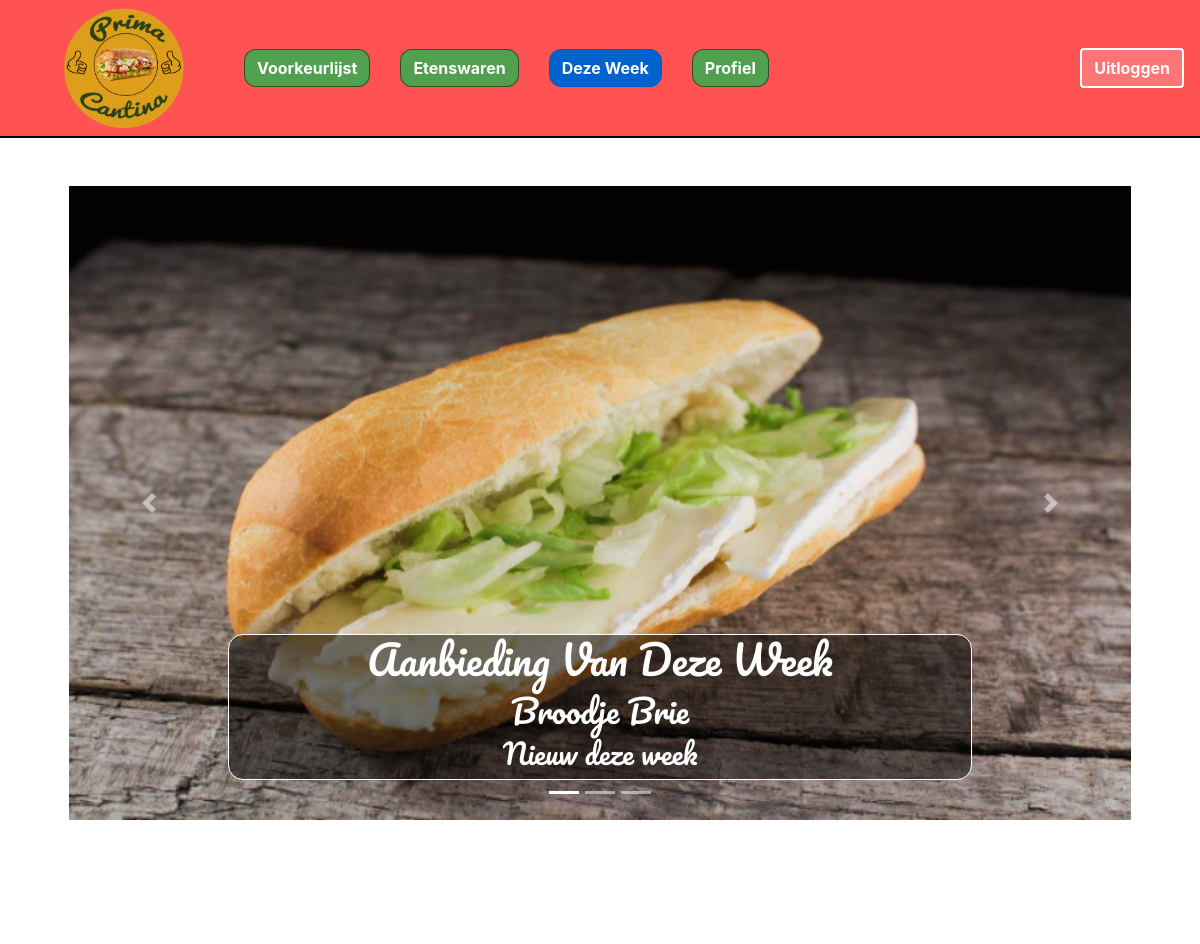
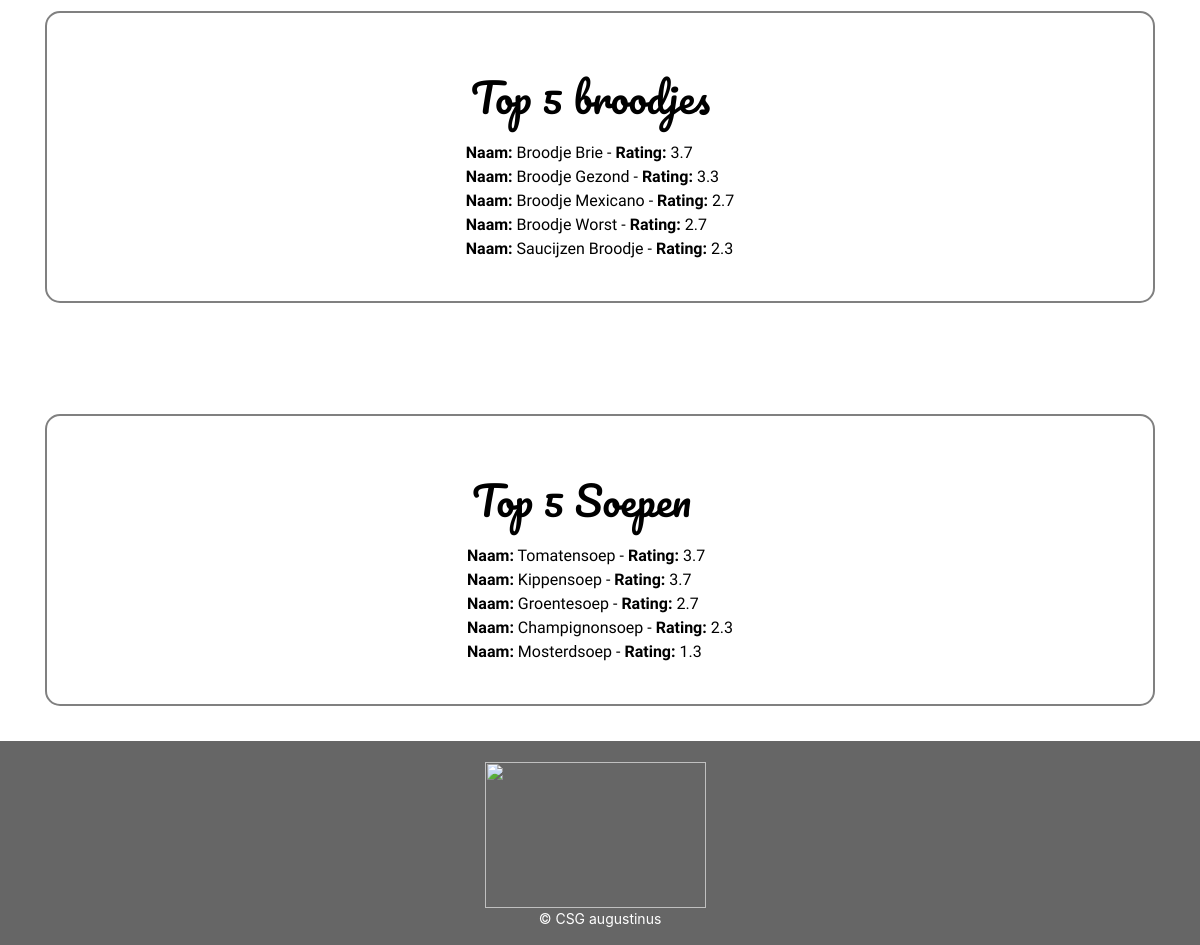
/websitesql/dezeweek.php, run on the app's committed database (2 pictures, top to bottom).
### tables this page shows
CREATE TABLE IF NOT EXISTS `Rating` (
  `rating_id` int(11) NOT NULL AUTO_INCREMENT,
  `broodjes_id` int(11) NOT NULL,
  `rating` int(11) NOT NULL,
  PRIMARY KEY (`rating_id`)
);

CREATE TABLE IF NOT EXISTS `Broodjes` (
  `broodjes_id` int(11) NOT NULL AUTO_INCREMENT,
  `Naam` varchar(50) NOT NULL,
  `Vegetarisch` int(11) NOT NULL,
  `prijs` int(11) NOT NULL,
  PRIMARY KEY (`broodjes_id`)
);

### websitesql/dezeweek.php (the view, shortened to what this page needs)
<?php
$db="jojojo";
$dbverbinding=mysqli_connect("localhost","root","",$db);
for($A=1;$A<13;$A++){
  $rekenquery[$A]= "SELECT AVG(rating) FROM voorkeurslijst WHERE broodjes_id = '".$A."'";
  $resultaatrekenquery[$A] = mysqli_query($dbverbinding, $rekenquery[$A]);
  while($row = $resultaatrekenquery[$A]->fetch_assoc()) {
    $rating[$A]=$row["AVG(rating)"]*1000;
  }
  $ratingquery[$A]= "UPDATE Rating SET rating='".$rating[$A]."' WHERE broodjes_id='".$A."'";
  mysqli_query($dbverbinding, $ratingquery[$A]);
}
?>
<!doctype html>
<html lang="en">
  <head>
  <link rel="stylesheet" type="text/css" href="primacantina.css">
    <link rel="stylesheet" href="https://maxcdn.bootstrapcdn.com/bootstrap/4.0.0-beta.2/css/bootstrap.min.css">
  </head>
  <body>
      <nav class="navbar navbar-expand-lg navbar-light">
          <a class="navbar-logo" href="primacantina.php">
        <img src="foto/Prima1.png" width="213" height="120" class="d-inline-block align-top" >
    </a>
  <div class="collapse navbar-collapse" id="navbarTogglerDemo03">
    <ul class="navbar-nav mr-auto mt-2 mt-lg-0">
      <li class="nav-item active">
        <a id="navwoord" class="btn btn-primary" href="voorkeur.html">Voorkeurlijst <span class="sr-only">(current)</span></a>
      </li>
      <li class="nav-item">
        <a id="navwoord" class="btn btn-primary" href="etenswaren.php">Etenswaren</a>
      </li>
      <li class="nav-item">
        <a id="navwoord" class="btn btn-primary active" href="dezeweek.php">Deze Week</a>
      </li>
      <li class="nav-item">
        <a id="navwoord" class="btn btn-primary" href="profiel.php">Profiel</a>
      </li>
    </ul>
    <div class="loguit">
    <form class="form-inline my-2 my-lg-0">
      <a class="btn btn-outline-success2"  href="loguit.php">Uitloggen</a>
    </form>
    </div>
  </div>
</nav>
     <div class="container" id="jumboweek">
      <div class="bg-faded p-4 my-4">
        <div id="carouselExampleIndicators" class="carousel slide" data-ride="carousel">
          <ul class="carousel-indicators">
            <li data-target="#carouselExampleIndicators" data-slide-to="0" class="active"></li>
            <li data-target="#carouselExampleIndicators" data-slide-to="1"></li>
            <li data-target="#carouselExampleIndicators" data-slide-to="2"></li>
          </ul>
          <div class="carousel-inner" role="listbox">
            <div class="carousel-item active">
              <img class="d-block img-fluid w-100" src="foto/briecarousel.jpg" alt="">
              <div class="carousel-caption d-md-block">
              <div class="achtergrondcarousel">
               <h1 class="text-shadow" id="aanbieding">Aanbieding Van Deze Week</h1>
             <h2 class="text-shadow">Broodje Brie</h2>
                <h3 class="text-shadow">Nieuw deze week</h3>
                </div>
              </div>
            </div>
          </div>
          <a class="carousel-control-prev" href="#carouselExampleIndicators" role="button" data-slide="prev">
            <span class="carousel-control-prev-icon" aria-hidden="true"></span>
          </a>
          <a class="carousel-control-next" href="#carouselExampleIndicators" role="button" data-slide="next">
            <span class="carousel-control-next-icon" aria-hidden="true"></span>
          </a>
        </div>
        </div>
        </div>
        <section  class="container">
    <div class="intro">
      <div class="titel">
    <div class="row">
              <h1 id="titelweek">Top 5 broodjes</h1>
     </div>
            <?php
         $top5broodjesquery="SELECT rating,Naam FROM Rating,Broodjes WHERE Rating.broodjes_id>=1 AND Rating.broodjes_id<=5  AND Rating.broodjes_id=Broodjes.broodjes_id ORDER BY rating DESC LIMIT 5";
  $resultaattop5broodjesquery= mysqli_query($dbverbinding, $top5broodjesquery);
if (mysqli_num_rows($resultaattop5broodjesquery) > 0) {
    while($row = mysqli_fetch_assoc($resultaattop5broodjesquery)) {
      $Rating=$row["rating"]/1000;
      $Naam=$row["Naam"];
        echo "<b>Naam:</b> " . $Naam. " - <b>Rating:</b> " . round($Rating,1). "<br>";
    }
} else {
    echo "0 results";
}
?>
        </div>
       </div>
        </section>
       <section  class="container">
    <div class="intro">
      <div class="titel">
    <div class="row">
              <h1 id="titelweek">Top 5 Soepen</h1>
     </div>
     <?php
         $top5soepenquery="SELECT rating,Naam FROM Rating,Broodjes WHERE Rating.broodjes_id>=8 AND Rating.broodjes_id<=12  AND Rating.broodjes_id=Broodjes.broodjes_id ORDER BY rating DESC LIMIT 5";
  $resultaattop5soepenquery= mysqli_query($dbverbinding, $top5soepenquery);
if (mysqli_num_rows($resultaattop5soepenquery) > 0) {
    while($row = mysqli_fetch_assoc($resultaattop5soepenquery)) {
      $Rating=$row["rating"]/1000;
      $Naam=$row["Naam"];
        echo "<b>Naam:</b> " . $Naam. " - <b>Rating:    </b> "   .  round($Rating,1). "<br>";
    }
} else {
    echo "0 results";
}
?>
        </div>
       </div>
        </section>
  </body>
  <section class="footer">
  <footer>
      <div class="container">
        <div class="row">
          <div class="col-lg-8 col-md-10 mx-auto">
            <p class="copyright">
              <a class="csg" href="http://www.csg.nl/">
              <div class="copyright">
              <img src="http://www.csg.nl/build/img/logo.svg" width="221" height="146">
              </a>
              <br>
              &copy; CSG augustinus</p>
              </div>
          </div>
        </div>
    </footer>
   </section>
</html>

### websitesql/primacantina.css (style rules this page uses)
body { font-family: 'Pacifico', cursive; font-family: 'Rokkitt', serif; background-image: url("foto/achtergrond2.jpg"); background-size: cover; margin:0; position: relative; }
.navbar-logo { font-family: 'Pacifico', cursive; font-size: 30px; color: #000000; }
.navbar { background-color: rgba(255,10,10,0.7); border-bottom: 2px solid #000000; }
.btn.btn-primary { background-color: #50a050; border-color: rgba(0,0,0,0.5); color: #ffffff; font-weight: bold; margin: 15px; display: flex; flex-wrap: wrap; border-radius: 12px; }
.intro { font-family: 'Rokkitt', serif; display:flex; flex-wrap:wrap; justify-content:center; color:#000000; background-color: rgba(255,255,255,0.9); border: 2px solid gray; padding: 40px; margin-top:10%; border-radius: 15px; }
footer { background-color: rgba(0,0,0,0.6); margin-top: 35px; background-size:cover; position: ; left: 0; bottom: 0; width: 100%; text-align: center; }
footer .copyright { font-size: 14px; color: #ffffff; margin-bottom: 0; text-align: center; }
.csg { padding-right: 10px; }
.footer { margin-bottom:0px; }
.loguit { margin-left: 15px; }
.btn.btn-outline-success2 { border-color: white; color: white; font-weight: bold; border: 2px solid white; background-color: rgba(255,255,255,0.2); }
.text-shadow { font-family: 'Pacifico', cursive; }
.bg-faded { background-color: rgba(255, 255, 255, 0.7); border-radius: 15px; }
#jumboweek { margin-left: auto; margin-right:auto; }
#aanbieding { font-family: 'Pacifico', cursive; display:flex; flex-wrap:wrap; justify-content:center; }
.achtergrondcarousel { background-color: rgba(0,0,0,0.5); border-radius:15px; border: 1px solid #ffffff; }
#navwoord { display:flex; flex-wrap:wrap; justify-content:center; }
#titelweek { font-family: 'Pacifico', cursive; text-align: center; margin:20px; }
.titel { margin-left:-30px; margin-right:-30px; }

### data on the page
rating: broodjes.Naam "Broodje Brie", rating "3.7"
rating: broodjes.Naam "Broodje Gezond", rating "3.3"
rating: broodjes.Naam "Broodje Mexicano", rating "2.7"
rating: broodjes.Naam "Broodje Worst", rating "2.7"
rating: broodjes.Naam "Saucijzen Broodje", rating "2.3"
rating: broodjes.Naam "Tomatensoep", rating "3.7"
rating: broodjes.Naam "Kippensoep", rating "3.7"
rating: broodjes.Naam "Groentesoep", rating "2.7"
rating: broodjes.Naam "Champignonsoep", rating "2.3"
rating: broodjes.Naam "Mosterdsoep", rating "1.3"
